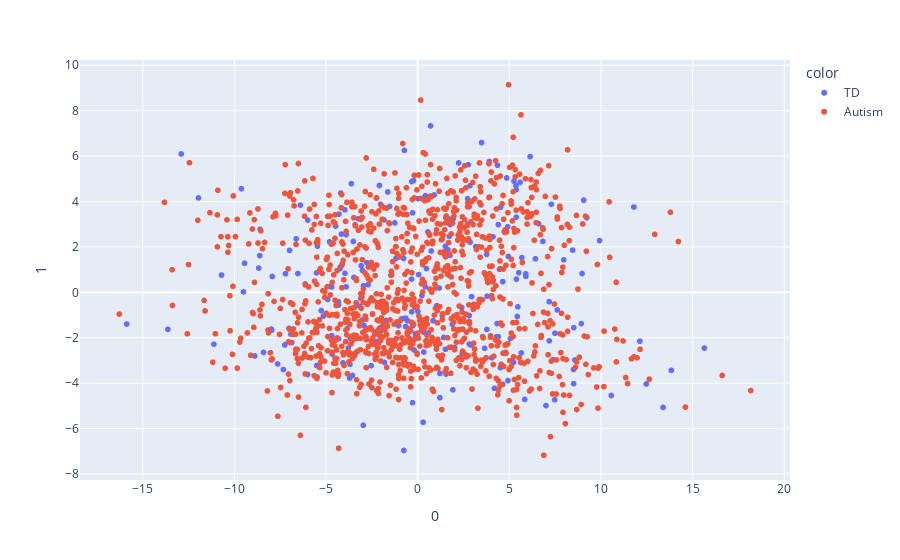

Write notebook code for a chart like this one.
### Code cell
pca = PCA(n_components=2)
components = pca.fit_transform(Z_df[cols_df])

loadings = pca.components_.T * np.sqrt(pca.explained_variance_)

fig = px.scatter(components, x=0, y=1, color=Z_df.ASD.replace({'Yes' : 'Autism', 'No' : 'TD'}))

fig.show()

### Figure 1 — Plotly figure (JSON) as saved in the notebook; plotly's stock layout.template omitted (floating-point values rounded to 4 significant figures; data arrays with more than 128 entries replaced by an {"elided": "..."} marker saying what was removed)
{"data": [{"hovertemplate": "color=TD<br>0=%{x}<br>1=%{y}<extra></extra>", "legendgroup": "TD", "marker": {"color": "#636efa", "symbol": "circle"}, "mode": "markers", "name": "TD", "showlegend": true, "type": "scattergl", "x": {"elided": "246 float values"}, "xaxis": "x", "y": {"elided": "246 float values"}, "yaxis": "y"}, {"hovertemplate": "color=Autism<br>0=%{x}<br>1=%{y}<extra></extra>", "legendgroup": "Autism", "marker": {"color": "#EF553B", "symbol": "circle"}, "mode": "markers", "name": "Autism", "showlegend": true, "type": "scattergl", "x": {"elided": "1097 float values"}, "xaxis": "x", "y": {"elided": "1097 float values"}, "yaxis": "y"}], "layout": {"legend": {"title": {"text": "color"}, "tracegroupgap": 0}, "margin": {"t": 60}, "xaxis": {"anchor": "y", "domain": [0, 1], "title": {"text": "0"}}, "yaxis": {"anchor": "x", "domain": [0, 1], "title": {"text": "1"}}}}
